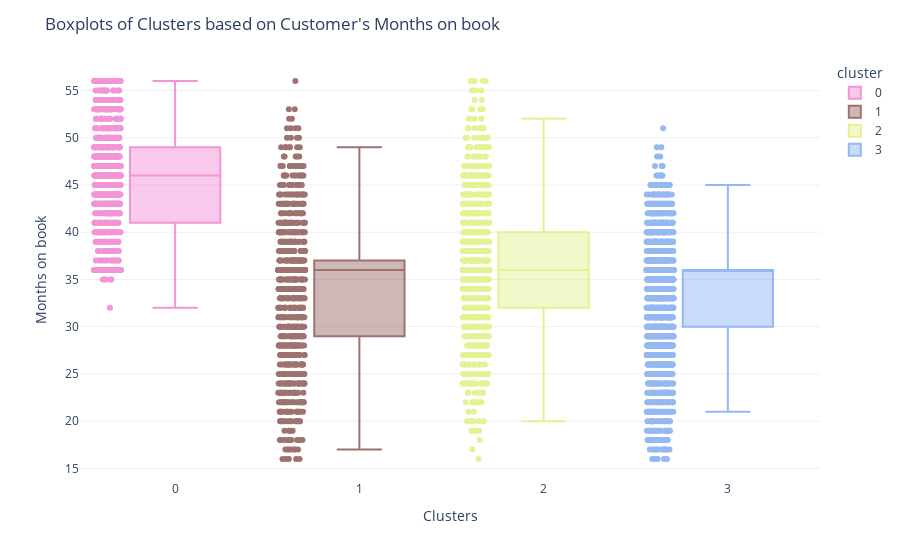

Notebook source saved alongside this figure:
### Markdown cell above
- **Cluster 0** have total transaction count approximately ranging from 12-112, with the majority count lying between 12-112, having a median count of 64.5. Implies very low to very high transaction count.
- **Cluster 1** have total transaction count ranging from 11-74, with the majority count lying between 16-64, having a median count of 40. Implies very less to medium transaction count.
- **Cluster 2** have total transaction count approximately ranging from 10-113, with the majority count lying between 20-113, having a median count of 67. Implies very low to very high transaction count.
- **Cluster 3** have total transaction count approximately ranging from 23-109, with the majority count lying between 43-106, having a median count of 76. Implies medium to high transaction count.

### Code cell
fig = px.box(df.sort_values(by='cluster'), x="cluster", y="Months_on_book", color='cluster', color_discrete_sequence=cluster_colors, points='all')
fig.update_yaxes(title_text="Months on book")
fig.update_xaxes(title_text="Clusters")
fig.update_layout(title = "Boxplots of Clusters based on Customer's Months on book")
fig.show()

### Figure 1 — Plotly figure (JSON) as saved in the notebook; plotly's stock layout.template omitted (floating-point values rounded to 4 significant figures; data arrays with more than 128 entries replaced by an {"elided": "..."} marker saying what was removed)
{"data": [{"alignmentgroup": "True", "boxpoints": "all", "hovertemplate": "cluster=%{x}<br>Months_on_book=%{y}<extra></extra>", "legendgroup": "0", "marker": {"color": "#f294d6"}, "name": "0", "notched": false, "offsetgroup": "0", "orientation": "v", "showlegend": true, "type": "box", "x": {"elided": "956 str values"}, "x0": " ", "xaxis": "x", "y": {"elided": "956 int values"}, "y0": " ", "yaxis": "y"}, {"alignmentgroup": "True", "boxpoints": "all", "hovertemplate": "cluster=%{x}<br>Months_on_book=%{y}<extra></extra>", "legendgroup": "1", "marker": {"color": "#9E726F"}, "name": "1", "notched": false, "offsetgroup": "1", "orientation": "v", "showlegend": true, "type": "box", "x": {"elided": "1011 str values"}, "x0": " ", "xaxis": "x", "y": {"elided": "1011 int values"}, "y0": " ", "yaxis": "y"}, {"alignmentgroup": "True", "boxpoints": "all", "hovertemplate": "cluster=%{x}<br>Months_on_book=%{y}<extra></extra>", "legendgroup": "2", "marker": {"color": "#e5f294"}, "name": "2", "notched": false, "offsetgroup": "2", "orientation": "v", "showlegend": true, "type": "box", "x": {"elided": "1007 str values"}, "x0": " ", "xaxis": "x", "y": {"elided": "1007 int values"}, "y0": " ", "yaxis": "y"}, {"alignmentgroup": "True", "boxpoints": "all", "hovertemplate": "cluster=%{x}<br>Months_on_book=%{y}<extra></extra>", "legendgroup": "3", "marker": {"color": "#94b8f2"}, "name": "3", "notched": false, "offsetgroup": "3", "orientation": "v", "showlegend": true, "type": "box", "x": {"elided": "2056 str values"}, "x0": " ", "xaxis": "x", "y": {"elided": "2056 int values"}, "y0": " ", "yaxis": "y"}], "layout": {"boxmode": "overlay", "legend": {"title": {"text": "cluster"}, "tracegroupgap": 0}, "margin": {"t": 60}, "title": {"text": "Boxplots of Clusters based on Customer's Months on book"}, "xaxis": {"anchor": "y", "categoryarray": ["0", "1", "2", "3"], "categoryorder": "array", "domain": [0, 1], "title": {"text": "Clusters"}}, "yaxis": {"anchor": "x", "domain": [0, 1], "title": {"text": "Months on book"}}}}
